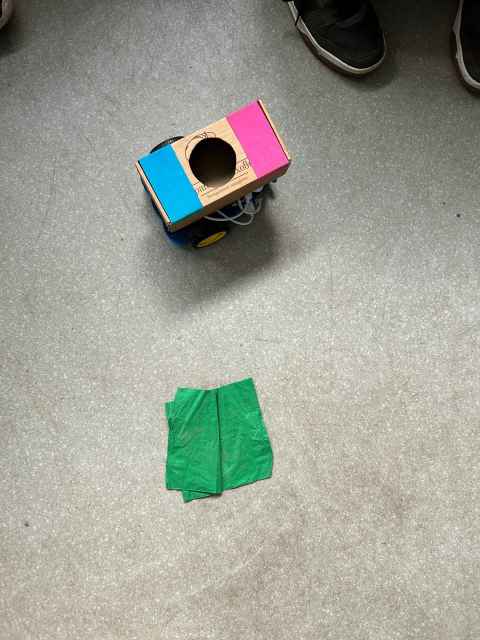
#> input picture image.png, 960 x 1280 px (shown at 1/2 size)
$ python -i camera.py   (imports and definitions only)
#> lines starting #> are read from the running program, lines starting #| are printed output that depends on the picture; after the words box and inside, x2 and y2 are one past the last pixel; in counts of white or black regions, pixels touching at a corner belong together
#> further down, picture is the input picture: shape (1280, 960, 3); mean B, G, R 148.6, 159, 156.4
import cv2
import numpy as np
import math

class CameraProcessor:
    DEFAULT_HSV_RANGES = {
        "green": [40, 40, 40, 95, 255, 255],
        "pink": [140, 60, 80, 175, 255, 255],
        "blue": [95, 80, 80, 128, 255, 255],
    }

    OUTPUT_WINDOW_NAME = "Camera Debug Output"

    KERNEL_MORPH_OPEN = np.ones((5, 5), np.uint8)
    KERNEL_MORPH_CLOSE_5x5 = np.ones((5, 5), np.uint8)
    KERNEL_MORPH_CLOSE_7x7 = np.ones((7, 7), np.uint8)

    def __init__(self, process_frame_width=640, debug=False, initial_hsv_ranges=None):
        self.process_frame_width = process_frame_width
        self.debug_mode = debug

        if initial_hsv_ranges is None:
            self.hsv_ranges = {k: list(v) for k, v in self.DEFAULT_HSV_RANGES.items()}
        else:
            self.hsv_ranges = {k: list(v) for k, v in initial_hsv_ranges.items()}

        if self.debug_mode:
            self._setup_debug_windows()

    def _setup_debug_windows(self):
        cv2.startWindowThread()
        cv2.namedWindow(self.OUTPUT_WINDOW_NAME, cv2.WINDOW_NORMAL)
        cv2.resizeWindow(self.OUTPUT_WINDOW_NAME, 960, 720)

    def _find_largest_contour_and_centroid(self, mask, min_area=30):
        contours, _ = cv2.findContours(mask, cv2.RETR_EXTERNAL, cv2.CHAIN_APPROX_SIMPLE)
        if not contours:
            return None, None

        largest_contour = None
        max_area = 0
        for c in contours:
            area = cv2.contourArea(c)
            if area > min_area and area > max_area:
                max_area = area
                largest_contour = c

        if largest_contour is None:
            return None, None

        M = cv2.moments(largest_contour)
        if M["m00"] == 0:
            return None, None

        cx = int(M["m10"] / M["m00"])
        cy = int(M["m01"] / M["m00"])
        return (cx, cy), largest_contour

    def get_processing_results(self, original_img, base_min_area_scale_factor=1.0):
#> called with base_min_area_scale_factor = 1
        scale_ratio = 1.0
        if self.process_frame_width and original_img.shape[1] > self.process_frame_width:
            scale_ratio = self.process_frame_width / original_img.shape[1]
#> scale_ratio = 0.667
            height = int(original_img.shape[0] * scale_ratio)
#> height = 853
            processed_img = cv2.resize(original_img, (self.process_frame_width, height), interpolation=cv2.INTER_AREA)
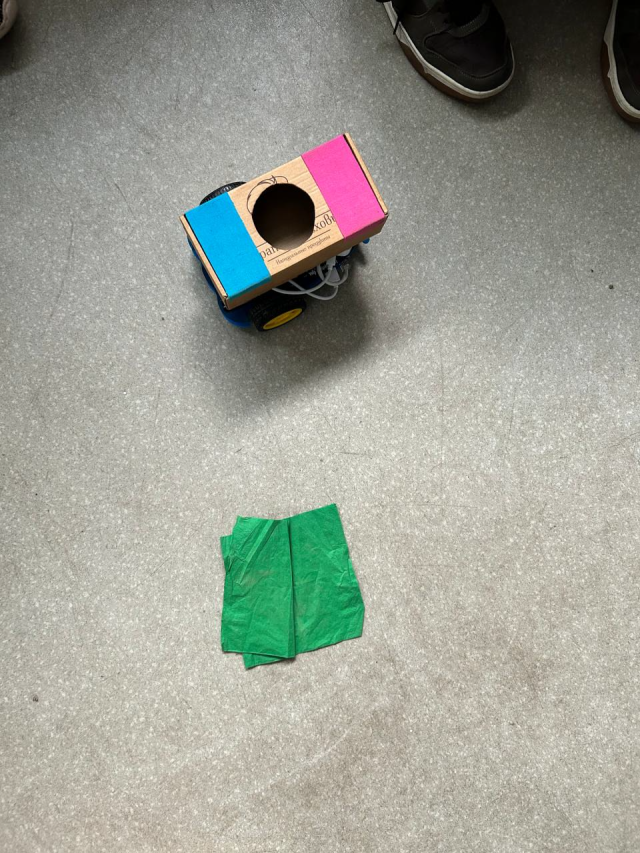
#> processed_img: shape (853, 640, 3); mean B, G, R 148.6, 159, 156.4
        else:
            processed_img = original_img.copy()

        current_min_area_scale = (scale_ratio ** 2) * base_min_area_scale_factor
#> current_min_area_scale = 0.444

        output_img = processed_img.copy() if self.debug_mode else None
        hsv_img = cv2.cvtColor(processed_img, cv2.COLOR_BGR2HSV)
#> hsv_img: shape (853, 640, 3); mean H, S, V 32.6, 33.6, 163

        current_hsv_cv = {}
        for color, values in self.hsv_ranges.items():
            current_hsv_cv[color] = (np.array(values[0:3]), np.array(values[3:6]))

        min_area_pink_blue = int(50 * current_min_area_scale)
#> min_area_pink_blue = 22
        min_area_green = int(100 * current_min_area_scale)
#> min_area_green = 44

        lower_pink, upper_pink = current_hsv_cv["pink"]
        mask_pink = cv2.inRange(hsv_img, lower_pink, upper_pink)
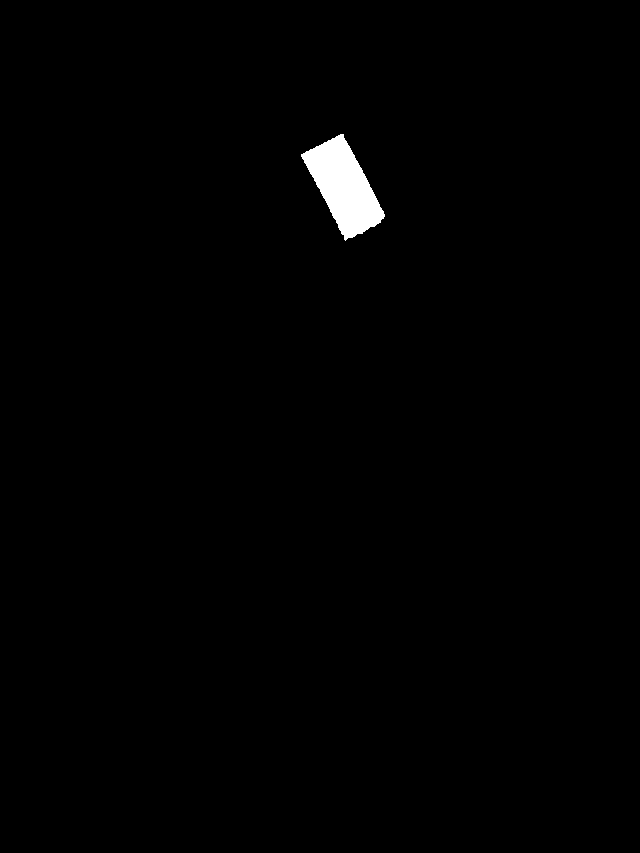
#> mask_pink: shape (853, 640); 0.83% white; 1 white region, box (x1, y1, x2, y2) and area: (301, 134, 385, 241) 4558
        mask_pink = cv2.morphologyEx(mask_pink, cv2.MORPH_OPEN, self.KERNEL_MORPH_OPEN)
#> mask_pink: shape (853, 640); 0.83% white; 1 white region
        mask_pink = cv2.morphologyEx(mask_pink, cv2.MORPH_CLOSE, self.KERNEL_MORPH_CLOSE_5x5)
        centroid_pink, _ = self._find_largest_contour_and_centroid(mask_pink, min_area=min_area_pink_blue)
#> in _find_largest_contour_and_centroid, `contours, _ = cv2.findContours(mask, cv2.RETR_EXTERNAL, cv2.CHAIN_APPR..`: contours = 1 contour; box (x1, y1, x2, y2) and area: (302, 135, 384, 238) 4414
#> the loop in _find_largest_contour_and_centroid, `for c in contours:` made 1 pass
#> (area, max_area) on pass 1: (4414, 4414)
#> after the loop in _find_largest_contour_and_centroid, `for c in contours:`: largest_contour = contour of 163 points, box (x1, y1, x2, y2) (302, 135, 384, 238), area 4414; max_area = 4414
#> in _find_largest_contour_and_centroid, `M = cv2.moments(largest_contour)`: M = moments, m00 4414, centre m10/m00, m01/m00 = (343.5, 186.3)
#> in _find_largest_contour_and_centroid, `cx = int(M["m10"] / M["m00"])`: cx = 343
#> in _find_largest_contour_and_centroid, `cy = int(M["m01"] / M["m00"])`: cy = 186
#> centroid_pink = (343, 186)

        lower_blue, upper_blue = current_hsv_cv["blue"]
        mask_blue = cv2.inRange(hsv_img, lower_blue, upper_blue)
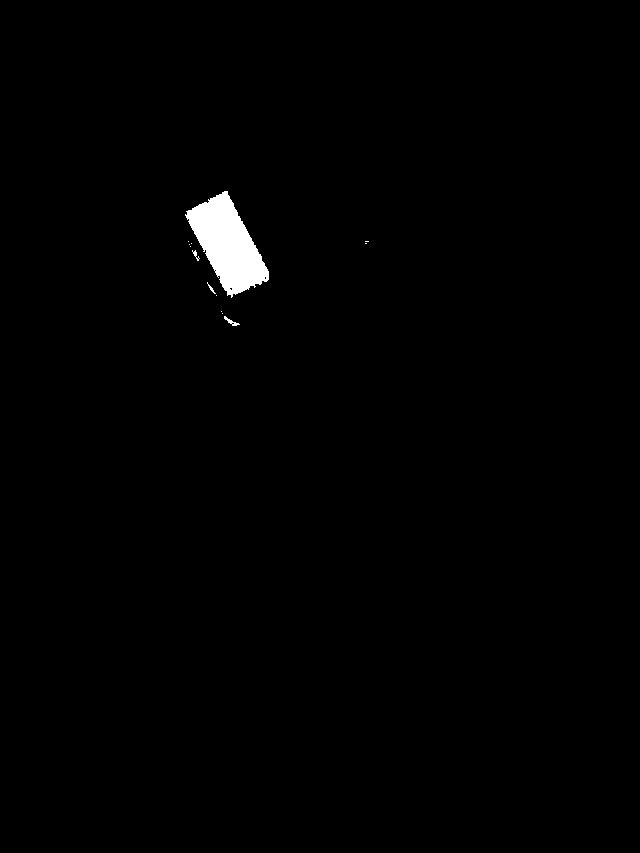
#> mask_blue: shape (853, 640); 0.87% white; 13 white regions (9 under 20 px), largest, box (x1, y1, x2, y2) and area: (185, 191, 269, 298) 4622, (224, 316, 240, 326) 52, (192, 250, 200, 261) 30, (207, 282, 216, 294) 25
        mask_blue = cv2.morphologyEx(mask_blue, cv2.MORPH_OPEN, self.KERNEL_MORPH_OPEN)
#> mask_blue: shape (853, 640); 0.84% white; 1 white region, box (x1, y1, x2, y2) and area: (187, 192, 269, 295) 4565
        mask_blue = cv2.morphologyEx(mask_blue, cv2.MORPH_CLOSE, self.KERNEL_MORPH_CLOSE_5x5)
#> mask_blue: shape (853, 640); 0.84% white; 1 white region
        centroid_blue, _ = self._find_largest_contour_and_centroid(mask_blue, min_area=min_area_pink_blue)
#> in _find_largest_contour_and_centroid (call 2), `contours, _ = cv2.findContours(mask, cv2.RETR_EXTERNAL, cv2.CHAIN_APPR..`: contours = 1 contour; box (x1, y1, x2, y2) and area: (187, 192, 269, 295) 4432
#> the loop in _find_largest_contour_and_centroid (call 2), `for c in contours:` made 1 pass
#> (area, max_area) on pass 1: (4432.5, 4432.5)
#> centroid_blue = (227, 243)

        robot_center = None
        robot_heading_rad = None
        distance_to_target = None
        angle_to_target_deg = None

        if centroid_pink and self.debug_mode and output_img is not None:
            cv2.circle(output_img, centroid_pink, 5, (203, 192, 255), -1)
        if centroid_blue and self.debug_mode and output_img is not None:
            cv2.circle(output_img, centroid_blue, 5, (255, 192, 203), -1)

        if centroid_pink and centroid_blue:
            if self.debug_mode and output_img is not None:
                cv2.line(output_img, centroid_pink, centroid_blue, (255, 0, 255), 2)

            robot_center_x = (centroid_pink[0] + centroid_blue[0]) // 2
#> robot_center_x = 285
            robot_center_y = (centroid_pink[1] + centroid_blue[1]) // 2
#> robot_center_y = 214
            robot_center = (robot_center_x, robot_center_y)
#> robot_center = (285, 214)
            if self.debug_mode and output_img is not None:
                cv2.circle(output_img, robot_center, 5, (255, 255, 0), -1)

            robot_dx = centroid_pink[0] - centroid_blue[0]
#> robot_dx = 116
            robot_dy = centroid_pink[1] - centroid_blue[1]
#> robot_dy = -57
            robot_heading_rad = math.atan2(-robot_dy, robot_dx)
#> robot_heading_rad = 0.457

        lower_green, upper_green = current_hsv_cv["green"]
        mask_green = cv2.inRange(hsv_img, lower_green, upper_green)
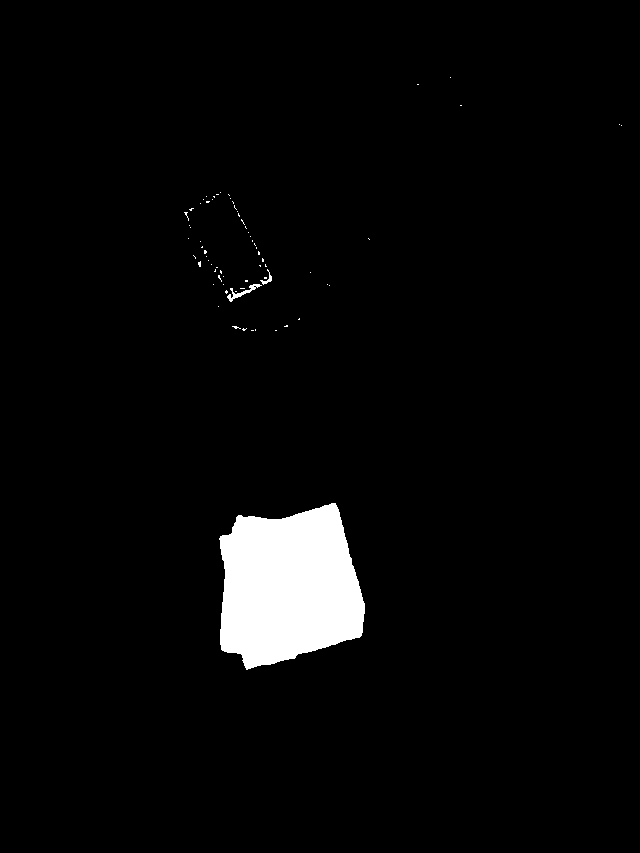
#> mask_green: shape (853, 640); 3.5% white; 70 white regions (67 under 20 px), largest, box (x1, y1, x2, y2) and area: (219, 503, 365, 670) 18547, (227, 284, 262, 302) 157, (260, 269, 272, 285) 52
        mask_green = cv2.morphologyEx(mask_green, cv2.MORPH_OPEN, self.KERNEL_MORPH_OPEN)
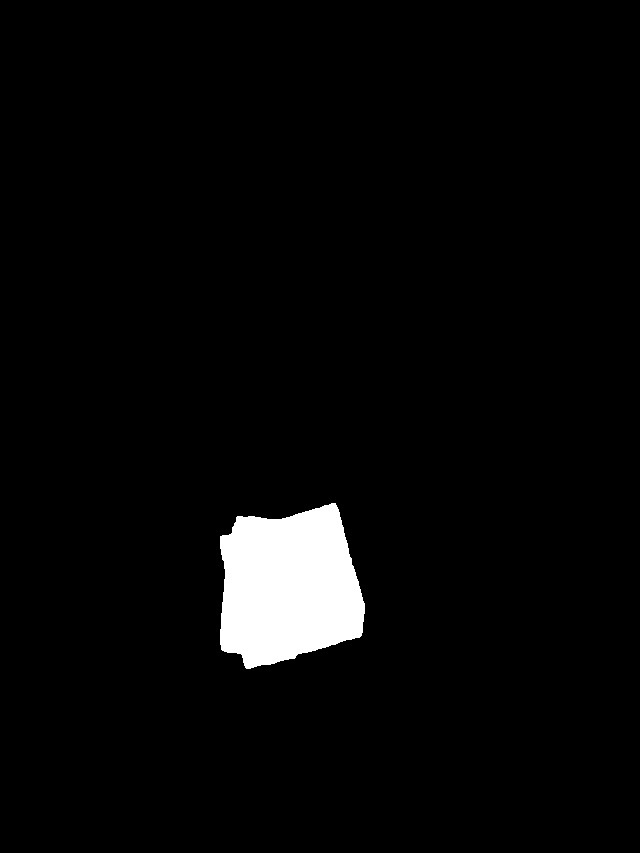
#> mask_green: shape (853, 640); 3.4% white; 1 white region, box (x1, y1, x2, y2) and area: (220, 503, 365, 669) 18538
        mask_green = cv2.morphologyEx(mask_green, cv2.MORPH_CLOSE, self.KERNEL_MORPH_CLOSE_7x7)
#> mask_green: shape (853, 640); 3.4% white; 1 white region
        centroid_green, _ = self._find_largest_contour_and_centroid(mask_green, min_area=min_area_green)
#> in _find_largest_contour_and_centroid (call 3), `contours, _ = cv2.findContours(mask, cv2.RETR_EXTERNAL, cv2.CHAIN_APPR..`: contours = 1 contour; box (x1, y1, x2, y2) and area: (220, 503, 365, 669) 18282
#> centroid_green = (288, 586)

        if centroid_green and self.debug_mode and output_img is not None:
            cv2.circle(output_img, centroid_green, 5, (0, 255, 0), -1)

        if robot_center and centroid_green:
            if self.debug_mode and output_img is not None:
                cv2.line(output_img, robot_center, centroid_green, (0, 255, 255), 2)

            distance_to_target = math.hypot(centroid_green[0] - robot_center[0], centroid_green[1] - robot_center[1])
#> distance_to_target = 372

            target_dx = centroid_green[0] - robot_center[0]
#> target_dx = 3
            target_dy = centroid_green[1] - robot_center[1]
#> target_dy = 372
            world_angle_to_target_rad = math.atan2(-target_dy, target_dx)
#> world_angle_to_target_rad = -1.56

            if robot_heading_rad is not None:
                steer_angle_rad = world_angle_to_target_rad - robot_heading_rad
#> steer_angle_rad = -2.02
                steer_angle_rad = (steer_angle_rad + math.pi) % (2 * math.pi) - math.pi
                angle_to_target_deg = math.degrees(steer_angle_rad)
#> angle_to_target_deg = -115.7
            else:
                angle_to_target_deg = math.degrees(world_angle_to_target_rad)

            if self.debug_mode and output_img is not None:
                mid_line_x = (robot_center[0] + centroid_green[0]) // 2
                mid_line_y = (robot_center[1] + centroid_green[1]) // 2

                dist_text = f"Dist: {distance_to_target:.0f}px"
                angle_text = f"Angle: {angle_to_target_deg:.0f}deg"

                font_scale = 0.5
                thickness = 1
                cv2.putText(output_img, dist_text, (mid_line_x + 5, mid_line_y - 5),
                            cv2.FONT_HERSHEY_SIMPLEX, font_scale, (0,0,0), thickness + 1, cv2.LINE_AA)
                cv2.putText(output_img, dist_text, (mid_line_x + 5, mid_line_y - 5),
                            cv2.FONT_HERSHEY_SIMPLEX, font_scale, (255, 255, 255), thickness, cv2.LINE_AA)

                cv2.putText(output_img, angle_text, (mid_line_x + 5, mid_line_y + 15),
                            cv2.FONT_HERSHEY_SIMPLEX, font_scale, (0,0,0), thickness + 1, cv2.LINE_AA)
                cv2.putText(output_img, angle_text, (mid_line_x + 5, mid_line_y + 15),
                            cv2.FONT_HERSHEY_SIMPLEX, font_scale, (255, 255, 255), thickness, cv2.LINE_AA)

        if self.debug_mode and output_img is not None:
            cv2.imshow(self.OUTPUT_WINDOW_NAME, output_img)

        results = {
            "robot_center_uv": robot_center,
            "robot_heading_rad": robot_heading_rad,
            "target_center_uv": centroid_green,
            "distance_px": distance_to_target,
            "angle_to_target_deg": angle_to_target_deg,
            "scale_ratio": scale_ratio
        }
#> results = {'robot_center_uv': (285, 214), 'robot_heading_rad': 0.457, 'target_center_uv': (288, 586), 'distance_px': 372, 'angle_to_target_deg': -115.7, 'scale_ratio': 0.667}
        return results

    def get_current_hsv_ranges(self):
        return self.hsv_ranges

    def release_windows(self):
        if self.debug_mode:
            if cv2.getWindowProperty(self.OUTPUT_WINDOW_NAME, cv2.WND_PROP_VISIBLE) >= 1:
                cv2.destroyWindow(self.OUTPUT_WINDOW_NAME)

>>> import cv2
>>> picture = cv2.imread('../../image.png')
>>> result = CameraProcessor().get_processing_results(picture)
#> result has the same summary as results in get_processing_results
